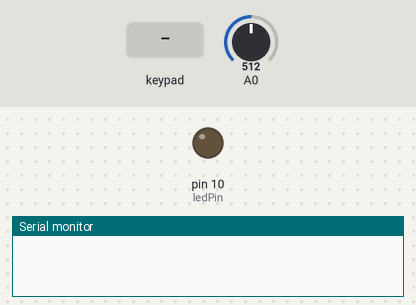
This sketch was run on a simulated Arduino Uno, built with avr-gcc and run on an emulated ATmega328P. Shown: output pins drawn as LEDs (lit = HIGH), the last lines printed to the serial monitor. Inputs (shaded band) come from the test bench; at power-on: A0 = 512.

Above: at 1.2 s.
1.3 s: key 'A' pressed
At 2.1 s:
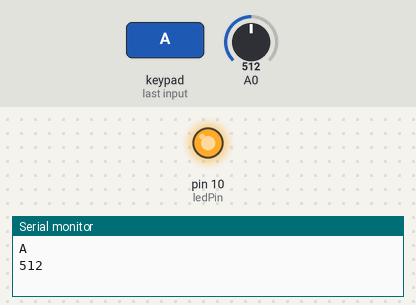
2.8 s: key 'B' pressed
4.3 s: key 'C' pressed
Timing chart, 0 to 7.3 s (numbered marks = the images above; inputs shaded):
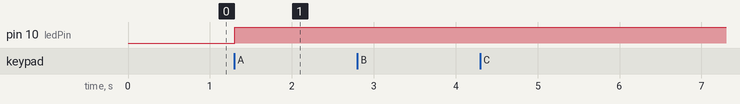

Measured:
- after the input at 1.3 s, pin 10 (ledPin): LOW → HIGH at once

The sketch:

keypad.ino
```cpp
#include <Keypad.h>

const byte ROWS = 4;
const byte COLS = 4;

char keys [ROWS][COLS] = {
  {'A', 'B', 'C', 'D'},
  {'E', 'F', 'G', 'H'},
  {'I', 'J', 'K', 'L'},
  {'M', 'N', 'O', 'P'}
};

byte pinROWS[ROWS] = {6, 7, 8, 9};
byte pinCOLS[COLS] = {5, 4, 3, 2};

Keypad keypad = Keypad(makeKeymap(keys), pinROWS, pinCOLS, ROWS, COLS);

int H_Do;
int H_Re;
int H_MiFlat;
int H_Mi;
int H_Pa;
int H_Sol;
int H_Ra;

int Re;
int Mi;
int Pa;
int SolFlat;
int Sol;
int Ra;
int Si;

int force;
int ledPin = 10;

void setup() {
  Serial.begin(9600);
  pinMode(ledPin = 10, OUTPUT);
}

void loop() {
  char key = keypad.getKey();

  if(key) {
    Serial.println(key);

    force = analogRead(A0);
    Serial.println(force);

  }

  if(force > 120) {
      digitalWrite(ledPin, HIGH);
    }
    else{
      digitalWrite(ledPin, LOW);
    }
}
```
